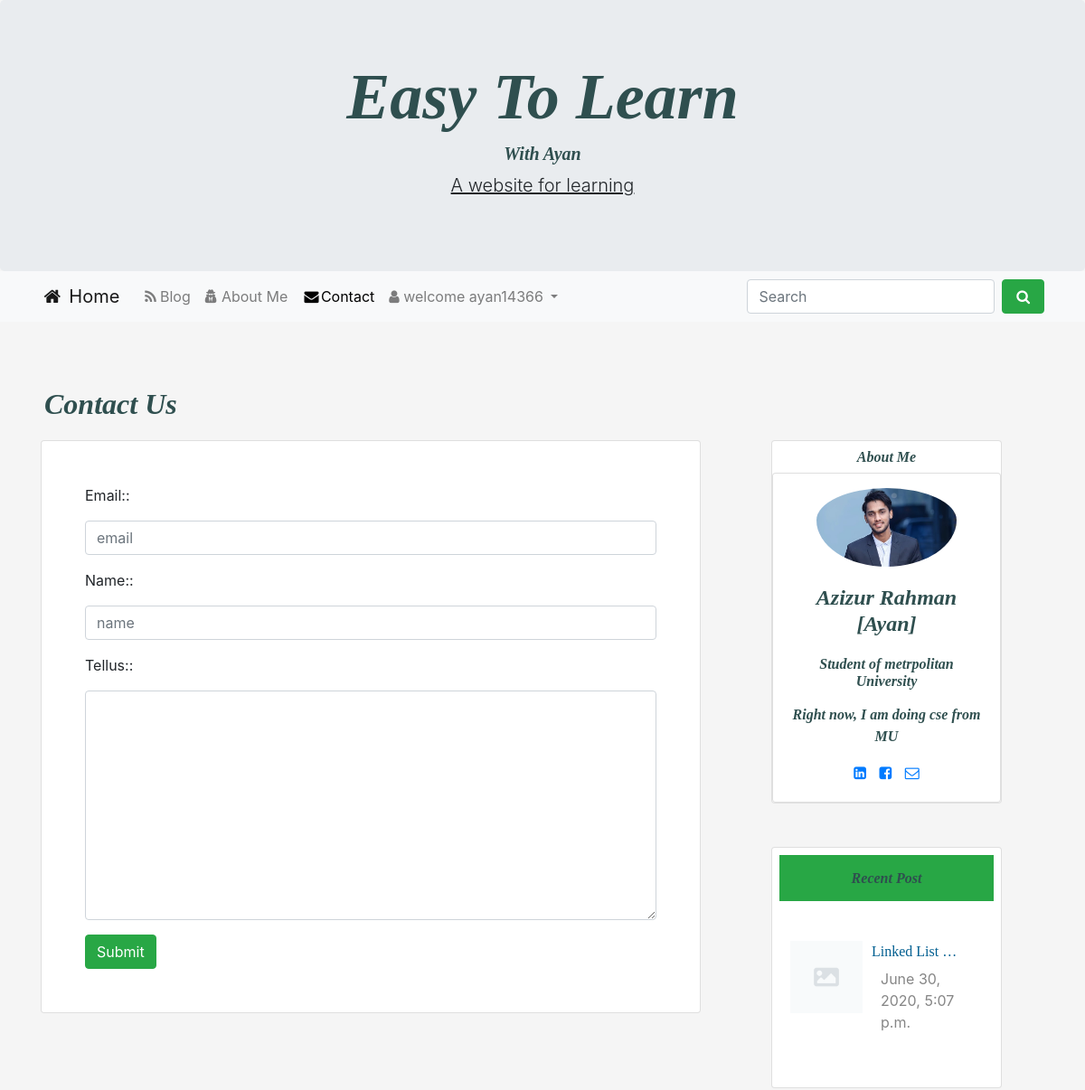
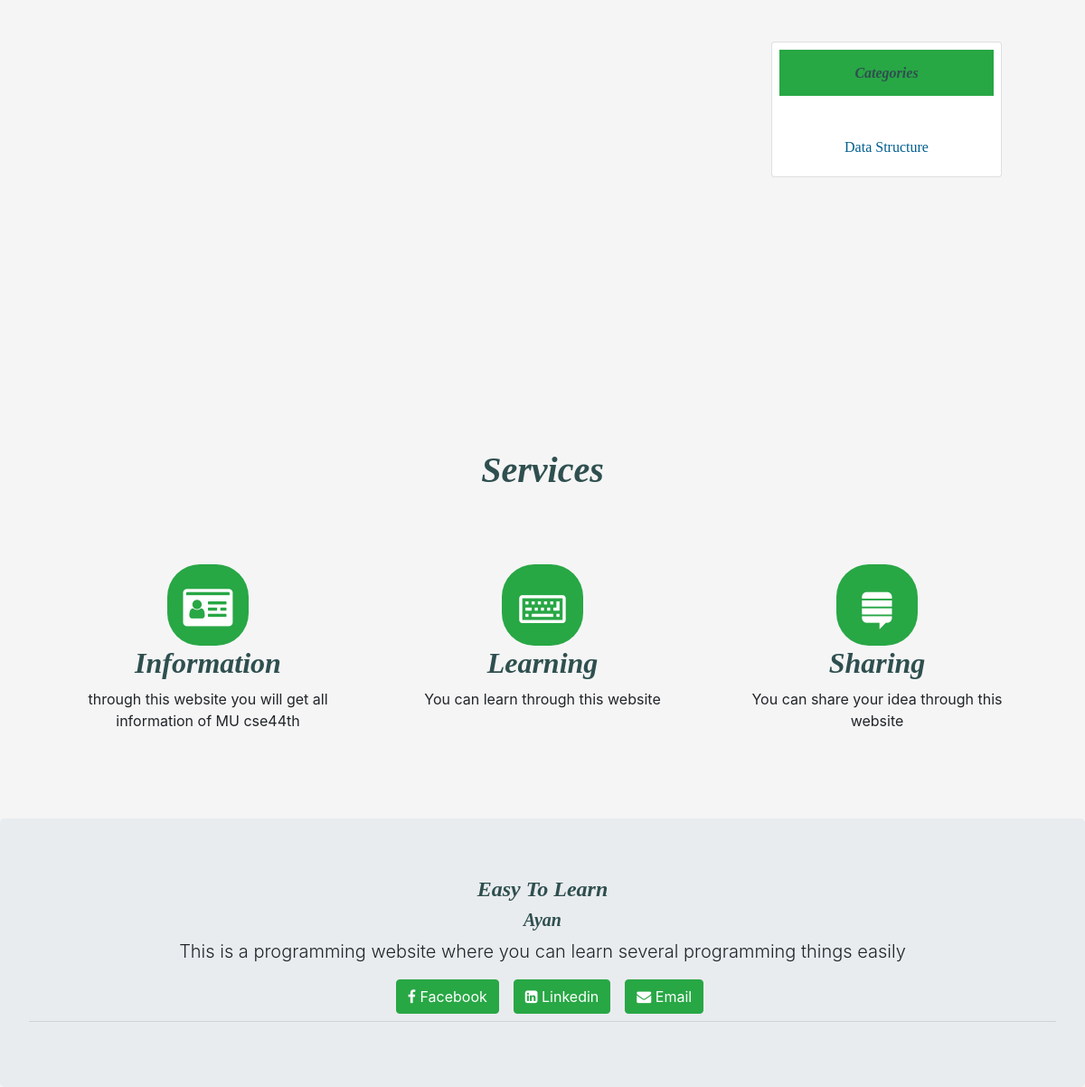
/contact/ (signed in), run on the app's committed database (2 pictures, top to bottom).
### user/models.py (models this page shows, shortened)
class Account(AbstractBaseUser):
	email 					= models.EmailField(verbose_name="email", max_length=60, unique=True)
	username 				= models.CharField(max_length=30, unique=True)
	date_joined				= models.DateTimeField(verbose_name='date joined', auto_now_add=True)
	last_login				= models.DateTimeField(verbose_name='last login', auto_now=True)
	is_admin				= models.BooleanField(default=False)
	is_active				= models.BooleanField(default=True)
	is_staff				= models.BooleanField(default=False)
	is_superuser			= models.BooleanField(default=False)
	USERNAME_FIELD = 'email'
	REQUIRED_FIELDS = ['username']
	objects = MyAccountManager()

### home/models.py (models this page shows, shortened)
class Post(models.Model):
    category = models.ForeignKey(Category, on_delete=models.CASCADE)
    postAuthor = models.CharField(max_length=200)
    postId = models.AutoField(primary_key=True, auto_created=True)
    postTitle = models.CharField(max_length=200)
    postTimeDate = models.DateTimeField(auto_now_add=True, auto_now=False, blank=True)
    postInC = models.TextField()
    postInCplus = models.TextField()
    postInPython = models.TextField()
    postDescriptions = models.TextField()
    postUrl = models.TextField(blank=True)
    postImage = models.ImageField(blank=True, null=True)
    views = models.IntegerField(default=0)
    cat_search=models.CharField(max_length=200, null=False)
    def get_photo_url(self):
        if self.postImage and hasattr(self.postImage, 'url'):
            return self.postImage.url
        else:
            return "/static/no.png"

class Category(models.Model):
    category = models.CharField(max_length=200, primary_key=True)

### home/views.py (the view)
# urls.py: path('contact/', views.contactUs, name='contact'),
def contactUs(request):
    context = {}
    if request.POST:
        form = Contact(request.POST)
        if form.is_valid():
            form.save()
            messages.success(request, "your comment added successfully")
            context = {'form': form, 'RecentPost': Post.objects.all()[0:3],
                       'Categories': Category.objects.all()[0:4]}
            return render(request, 'contact.html', context)
        else:
            messages.error(request, "Please fill the form correctly")
            context = {'form': form, 'RecentPost': Post.objects.all()[0:3],
                       'Categories': Category.objects.all()[0:4]}
            return render(request, 'contact.html', context)
    else:  # GET request
        form = Contact()
        context = {'form': form, 'RecentPost': Post.objects.all()[0:3],
            'Categories': Category.objects.all()[0:4]}
    return render(request, 'contact.html', context)

### home/forms.py
class Contact(forms.ModelForm):
    Email = forms.EmailField(widget=forms.TextInput(
        attrs = {
            'class': 'form-control',
            'placeholder' : 'email'
        }
    ))
    Name = forms.CharField(widget=forms.TextInput(
        attrs={
            'class': 'form-control',
            'placeholder': 'name'
        }
    ))
    TellUs = forms.CharField( widget=forms.Textarea(
        attrs={
            'class': 'form-control',
        }
    ))
    class Meta:
        model = Contact
        fields = ("Email", "Name", "TellUs")

### templates/contact.html (shortened to what this page needs)
{% extends 'base.html' %}
{% load static %}
{% block contactActive %}active{% endblock contactActive %}
 {% block body %}
<div class="row ml-1 mb-1">
    <h2 class="mb-3" id="heading">Contact Us</h2>
</div>
<div class="row">
 <div class="col-sm-8 mb-5">
     <div class="card pl-5  pr-5  pt-5 pb-5">
           <form action="{% url 'contact' %}" method="post">
   {%for f in form %}
  <label>{{ f.label_tag }}:</label>
    <p>{{f}}</p>
                    {% endfor %}
        <button type="submit" class="btn btn-success">Submit</button>
</form>
     </div>
 </div>
        <div class="col-sm-3 ml-lg-5" >
          <div class="card text-center ">
                    <h6 id="heading" class="mt-2">About Me</h6>
<div class="card card-cascade">
  <div class="view view-cascade overlay">
    <img class="card-img-top rounded-circle pl-5 pr-5 pt-3" src="{% static 'aya.jpeg' %}" alt="Card image cap">
  </div>
  <div class="card-body card-body-cascade text-center">
    <h4 class="card-title" id="heading"><strong>Azizur Rahman [Ayan]</strong></h4>
    <h6 class="font-weight-bold indigo-text py-2" id="heading">Student of metrpolitan University</h6>
    <p class="card-text" id="heading">Right now, I am doing cse from MU
    </p>
    <a href="https://www.linkedin.com/in/azizur-rahman-720636165"  class="btn-floating btn-small btn-fb"><i class="fa fa-linkedin-square

"></i></a>
    <a href="https://www.facebook.com/imayanchy/" class="btn-floating btn-small btn-tw" style="padding:10px;"><i class="fa fa-facebook-square

"></i></a>
    <a href="mailto:aaziz9642@gmail.com"  class="btn-floating btn-small btn-dribbble"><i class="fa fa-envelope-o"></i></a>
  </div>
</div>
                </div>
<div class="card promoting-card mt-5">
<h6 class="bg-success m-2  p-3 text-center" id="heading">Recent Post</h6>
 <div class="card-body">
                        <div class="mt-3">
                             {% for post in RecentPost%}
                            <img style="float:left;" class="d-inline-block" src="{{ post.get_photo_url }}" height=80;
                                width=80; alt="abc">
                            <a href="{% url 'readMore' post.postId %}">
                                <p  style="margin-left:90px;" class="text-style">
                                    {{ post.postTitle |truncatewords:2 }}
                                </p>
                            </a>
                            <p style="margin-left:100px; margin-top:-10px;" class="description">{{ post.postTimeDate }}</p>
                            <br>
                             {% endfor %}
                        </div>
                    </div>
</div>
<div class="card promoting-card mt-5">
<h6 class="bg-success m-2 p-3 text-center" id="heading">Categories</h6>
  <div class="card-body">
                        <div class="mt-3 text-center">
                             {% for cat in Categories%}
                            <a class="text-style" href="#"> {{cat.category}} </a><br>
                             {% endfor %}
                        </div>
                    </div>
</div>
</div>
</div>
{% endblock body %}

### templates/base.html (shortened to what this page needs)
{% load static %}
<!DOCTYPE html>
<html lang="en">
<head>
  <link rel="stylesheet" href="https://maxcdn.bootstrapcdn.com/bootstrap/4.5.0/css/bootstrap.min.css">
 <link rel="stylesheet" href="https://cdnjs.cloudflare.com/ajax/libs/font-awesome/4.7.0/css/font-awesome.min.css">
  <link rel="stylesheet" href="{% static 'css/style.css' %} ">
</head>
<body style="background-color:#F5F5F5">
<div class="jumbotron" style="margin-bottom:0;">
  <a href="{% url 'home' %}" style="text-decoration: none;"><h1 class="display-3 text-center" id="heading">Easy To Learn</h1></a>
 <h4 class="lead text-center" id="heading"> With Ayan</h4>
  <p class="lead text-center"><u>A website for learning </u></p>
</div>
<nav class="navbar navbar-expand-lg navbar-light bg-light">
 <div class="container">
 <a class="navbar-brand" href="{% url 'home' %}"><i class="fa fa-fw fa-home"></i> Home</a>
  <div class="collapse navbar-collapse" id="navbarSupportedContent">
    <ul class="navbar-nav mr-auto">
    <li class="nav-item ">
        <a class="nav-link" href="{% url 'blog' %}" id="{% block blogActive %}{% endblock blogActive %}"><i class="fa fa-fw fa-rss" aria-hidden="true"></i>Blog</a>
      </li>
     <li class="nav-item" >
       <a  class="nav-link" href="{% url 'aboutMe' %}"
       id="{% block aboutActive %}{% endblock aboutActive %}"><i class="fa fa-user-secret" aria-hidden="true"></i> About Me</a>
     </li>
      <li class="nav-item">
       <a class="nav-link" href="{% url 'contact' %}" id="{% block contactActive %}{% endblock contactActive %}"><i class="fa fa-fw fa-envelope"></i>Contact</a>
      </li>
      {% if user.is_authenticated %}
                        <li class="nav-item dropdown  ">
                        <a class="nav-link dropdown-toggle" href="#" id="navbarDropdown" role="button"
                            data-toggle="dropdown" aria-haspopup="true" aria-expanded="false">
                           <i class="fa fa-user" aria-hidden="true"></i> welcome {{request.user.username}}
                        </a>
                    </li>
                    {% else %}
      <li class="nav-item">
       <a class="nav-link" href="#"  data-toggle="modal" data-target="#myModal"><i class="fa fa-fw fa-user"></i> Login</a>
      </li>
      {% endif %}
    </ul>
    <form class="form-inline my-2 my-lg-0" method="get" action="{% url 'search' %}">
      <input class="form-control mr-sm-2" type="search" name="search" placeholder="Search" aria-label="Search">
      <button class="btn btn-success my-2 my-sm-0" type="submit"><i class="fa fa-fw fa-search"></i></button>
    </form>
  </div>
  </div>
</nav>
<br>
<div class="container mt-5 mb-5">
     {% block body %}
     {% endblock body %}
   <h1 style="text-align:center; font-weight:bold;" id="heading">Services</h1>
<div class="row  text-center row-setting">
    <div class="col-sm-4 col-md-4 d-block m-auto">
        <div class="imgsetting d-block m-auto bg-success">
            <i class="fa fa-id-card fa-3x text-white mt-4"></i>
        </div>
         <h2 id="heading">Information</h2>
                <p>
                    through this website you will get all information of MU cse44th
                </p>
    </div>
     <div class="col-sm-4">
         <div class="imgsetting d-block m-auto bg-success">
            <i class="fa fa-keyboard-o fa-3x text-white mt-4"></i>
        </div>
         <h2 id="heading">Learning</h2>
                <p>
                    You can learn through this website
                </p>
    </div>
     <div class="col-sm-4">
        <div class="imgsetting d-block m-auto bg-success">
            <i class="fa fa-stack-exchange fa-3x text-white mt-4"></i>
        </div>
         <h2 id="heading">Sharing</h2>
                <p>
                    You can share your idea through this website
                </p>
    </div>
</div>
</div>
<div class="jumbotron " style="margin-bottom:0;">
    <h4 class="display-5 text-center" id="heading">Easy To Learn</h4>
    <h5 class="display-5 text-center" id="heading">Ayan</h5>
    <p class="lead text-center">This is a programming website where you can learn several programming things easily</p>
    <div class="d-flex justify-content-center">
   <a href="https://www.facebook.com/imayanchy/" class=" btn text-white btn-success ml-3">
   <i class="fa fa-facebook" aria-hidden="true"></i> Facebook</a>
   <a href="https://www.linkedin.com/in/azizur-rahman-720636165" class=" btn text-white btn-success ml-3" >
   <i class="fa fa-linkedin-square" aria-hidden="true"></i> Linkedin</a>
   <a href="mailto:aaziz9642@gmail.com" class=" btn text-white btn-success ml-3">
   <i class="fa fa-envelope" aria-hidden="true"></i> Email</a>
</div>
    <hr class="my-2">
</div>
</body>
</html>

### static/css/style.css (style rules this page uses)
#heading { font-family:bitter,georgia,"times new roman",times,serif; font-weight:bold; color:#2F4F4F; font-style: italic }
.description { color:#868686; fon-weight:bold; margin-top:-2px; }
#active { color: black; }
.text-style { font-family:bitter,georgia,"times new roman",times,serif; color:#005E90; }

### templates/base.html (style rules this page uses)
.row-setting { margin:80px 0px !important; }
.imgsetting { border-radius: 40%; height: 90px; width: 90px; }

### data on the page
Account: user.username "ayan14366"
Post: postTitle "Linked List …", postTimeDate "June 30, 2020, 5:07 p.m."
Category: category "Data Structure"

### other printed values
{{ f.label_tag }} "Email:" "Name:" "Tellus:"
